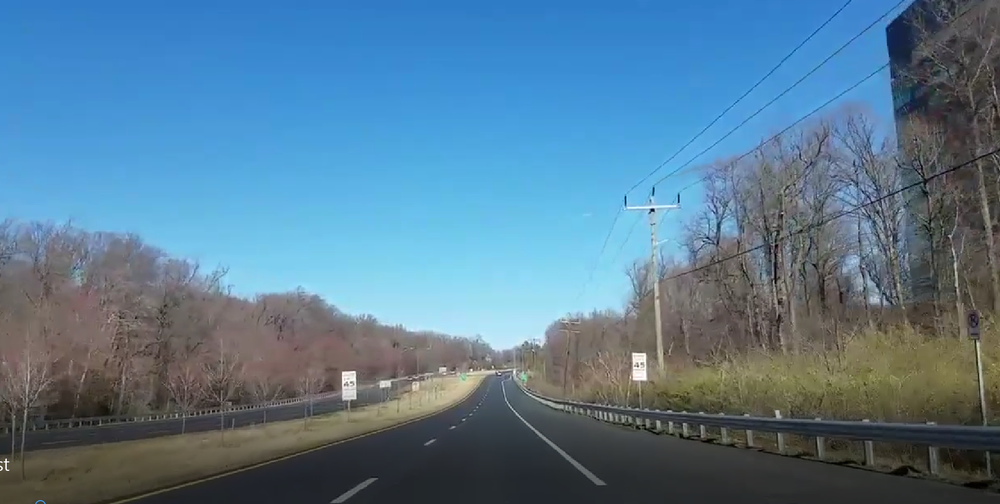
#> input picture Capture.PNG, 1000 x 504 px, shrunk from 1781 x 898 before the run, given in place of test.mp4, which was not available
$ python main.py
#> lines starting #> are read from the running program, lines starting #| are printed output that depends on the picture; after the words box and inside, x2 and y2 are one past the last pixel; in counts of white or black regions, pixels touching at a corner belong together; pictures that were not available may be replaced by others from this repository, and a replacement may not be noted
#> further down, frame is the input picture: shape (504, 1000, 3); mean B, G, R 146.1, 122.4, 87.4
import cv2
import numpy as np

def detect_lanes(frame):
    gray = cv2.cvtColor(frame, cv2.COLOR_BGR2GRAY)
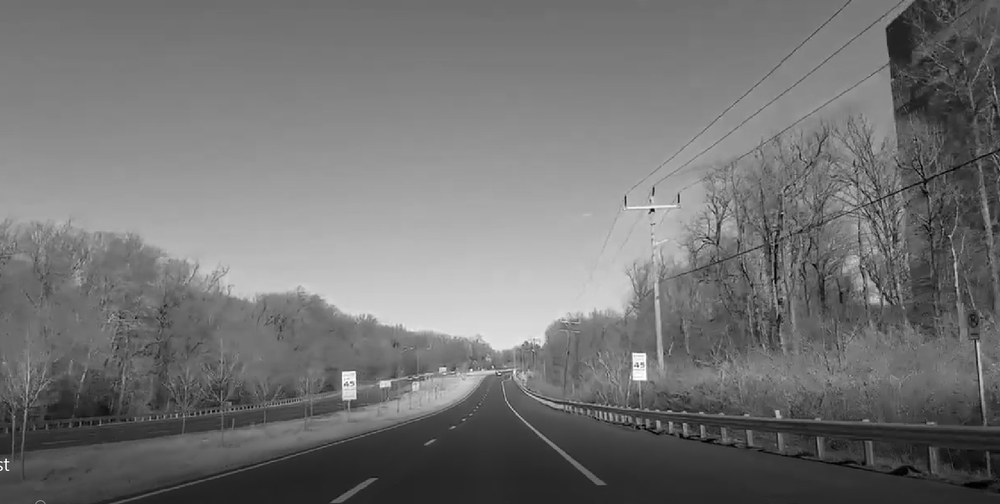
#> gray: shape (504, 1000); min 0, max 255, mean 114.7

    blurred = cv2.GaussianBlur(gray, (5, 5), 0)

    edges = cv2.Canny(blurred, 150, 250)
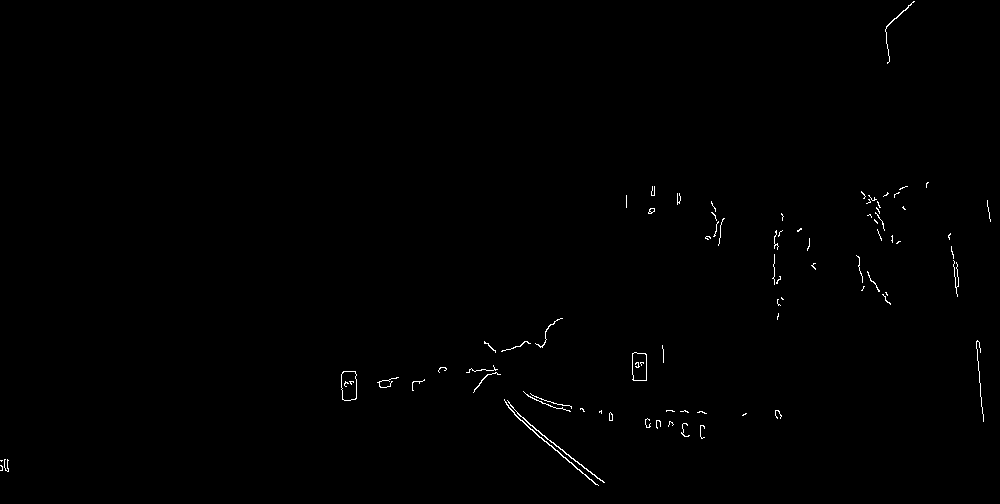
#> edges: shape (504, 1000); 0.42% white in thin lines or dots

    height, width = edges.shape
#> height = 504; width = 1000
    mask = np.zeros_like(edges)
    region_of_interest_vertices = [
        (0, height),
        (width / 2, height / 2),
        (width, height),
    ]
#> region_of_interest_vertices = [(0, 504), (500, 252), (1000, 504)]
    cv2.fillPoly(mask, np.array([region_of_interest_vertices], np.int32), 255)
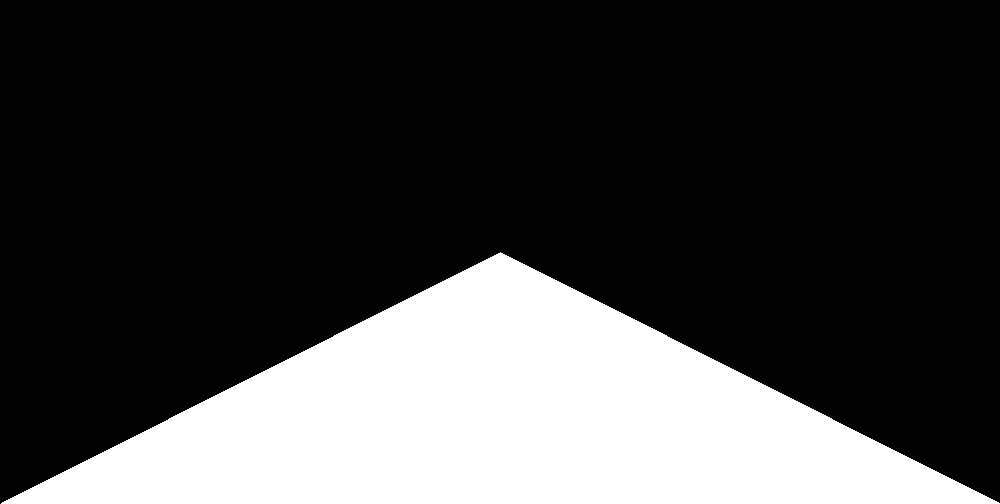
#> mask: shape (504, 1000); 25% white; 1 white region, box (x1, y1, x2, y2) and area: (1, 252, 1000, 504) 126248
    masked_edges = cv2.bitwise_and(edges, mask)
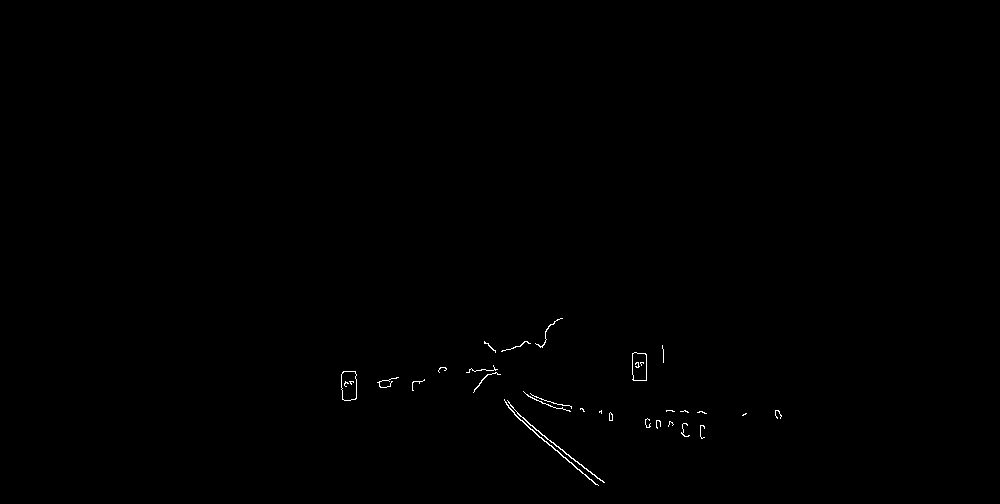
#> masked_edges: shape (504, 1000); 0.24% white in thin lines or dots, all inside (x1, y1, x2, y2) = (341, 318, 782, 486)

    lines = cv2.HoughLinesP(
        masked_edges,
        rho=6,
        theta=np.pi / 60,
        threshold=230,
        lines=np.array([]),
        minLineLength=40,
        maxLineGap=25,
    )
#> lines = None

    line_image = np.zeros((height, width, 3), dtype=np.uint8)
    draw_lines(line_image, lines)
#> line_image: shape (504, 1000, 3); every value is 0

    combined_image = cv2.addWeighted(frame, 0.8, line_image, 1, 0)
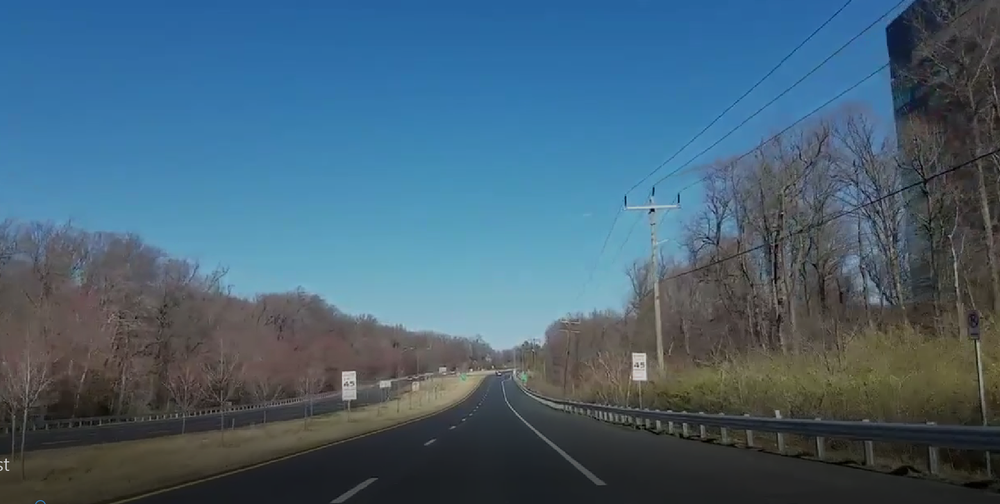
#> combined_image: shape (504, 1000, 3); mean B, G, R 116.9, 98, 70

    return combined_image

def draw_lines(image, lines):
    if lines is not None:
        for line in lines:
            x1, y1, x2, y2 = line[0]
            cv2.line(image, (x1, y1), (x2, y2), (0, 255, 0), 5)

cap = cv2.VideoCapture('test.mp4')
while cap.isOpened():
    ret, frame = cap.read()
    if not ret:
        break

    processed_frame = detect_lanes(frame)
    cv2.imshow('Lane Detection', processed_frame)
    if cv2.waitKey(1) & 0xFF == ord('q'):
#> (key q is pressed here)
        break

cap.release()
cv2.destroyAllWindows()
